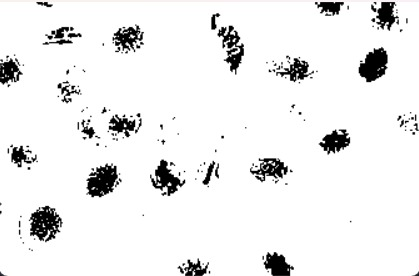
#> input picture Nomor7.jpg, 419 x 276 px, found by its file name
$ python 46_OtsuThresholding.py
#> lines starting #> are read from the running program, lines starting #| are printed output that depends on the picture; after the words box and inside, x2 and y2 are one past the last pixel; in counts of white or black regions, pixels touching at a corner belong together
import cv2
import matplotlib
import numpy as np
from matplotlib import pyplot as plt

# Baca citra dalam mode grayscale
image = cv2.imread('./Nomor7.jpg', 0)  # Mode 0 untuk citra grayscale
#> image: shape (276, 419); min 0, max 255, mean 237

# Menggunakan Otsu's Thresholding
_, binary_image = cv2.threshold(
    image, 0, 255, cv2.THRESH_BINARY + cv2.THRESH_OTSU)
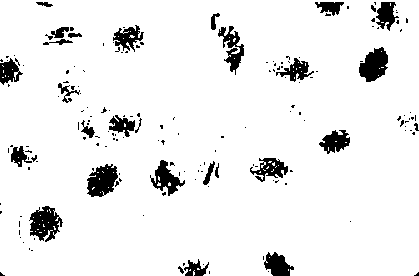
#> binary_image: shape (276, 419); 92.7% white; 173 black regions (143 under 20 px), largest, box (x1, y1, x2, y2) and area: (29, 206, 63, 242) 727, (87, 164, 118, 197) 696, (359, 47, 388, 82) 674

# Tampilkan citra asli dan citra hasil thresholding
cv2.imshow('Original Image', image)
cv2.imshow('Otsu Thresholding', binary_image)
cv2.waitKey(0)
cv2.destroyAllWindows()

$ run again, with Nomor1.jpg copied over Nomor7.jpg
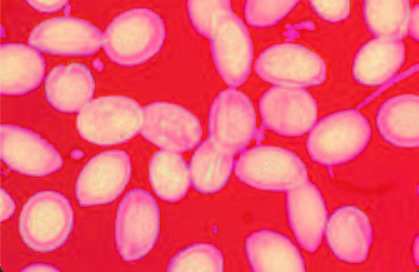
#> input picture Nomor1.jpg, 419 x 272 px, found by its file name
#> `image = cv2.imread('./Nomor7.jpg', 0)`:
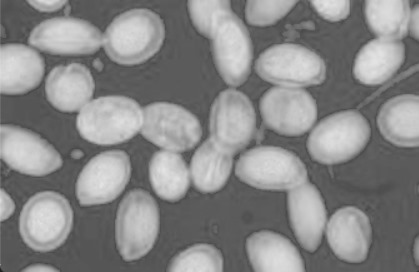
#> image: shape (272, 419); min 31, max 227, mean 135.3
#> `_, binary_image = cv2.threshold( image, 0, 255, cv2.THRESH_BINARY + cv..`:
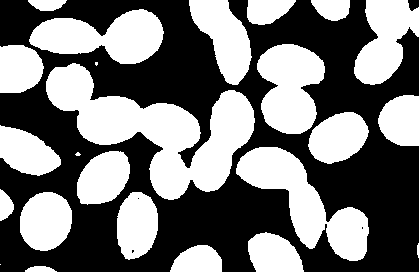
#> binary_image: shape (272, 419); 46.5% white; 24 white regions (3 under 20 px), largest, box (x1, y1, x2, y2) and area: (46, 63, 255, 200) 11896, (236, 147, 369, 261) 5909, (29, 9, 164, 64) 4548

$ run again, with Nomor3.jpg copied over Nomor7.jpg
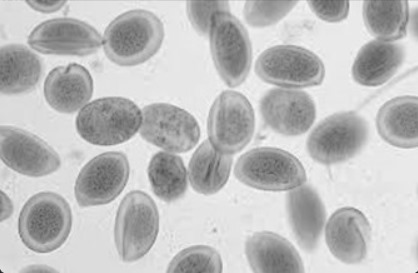
#> input picture Nomor3.jpg, 418 x 273 px, found by its file name
#> `_, binary_image = cv2.threshold( image, 0, 255, cv2.THRESH_BINARY + cv..`:
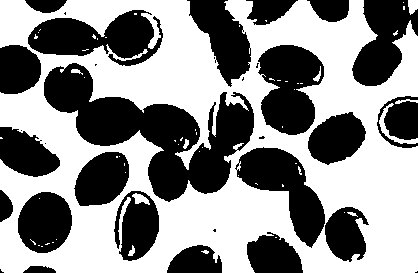
#> binary_image: shape (273, 418); 55% white; 32 black regions (11 under 20 px), largest, box (x1, y1, x2, y2) and area: (44, 63, 254, 202) 11668, (28, 10, 163, 66) 4320, (258, 45, 324, 135) 4188
